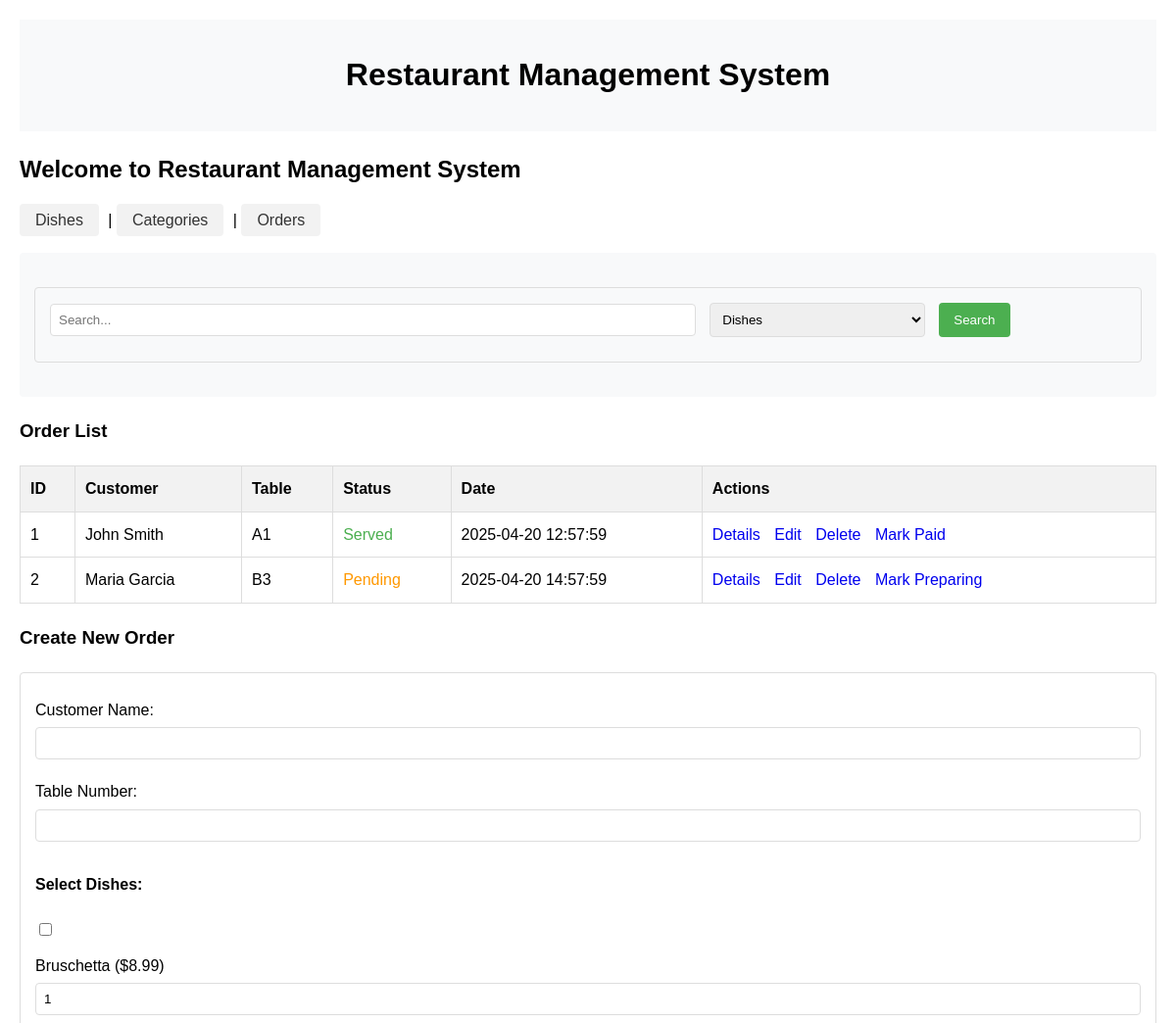
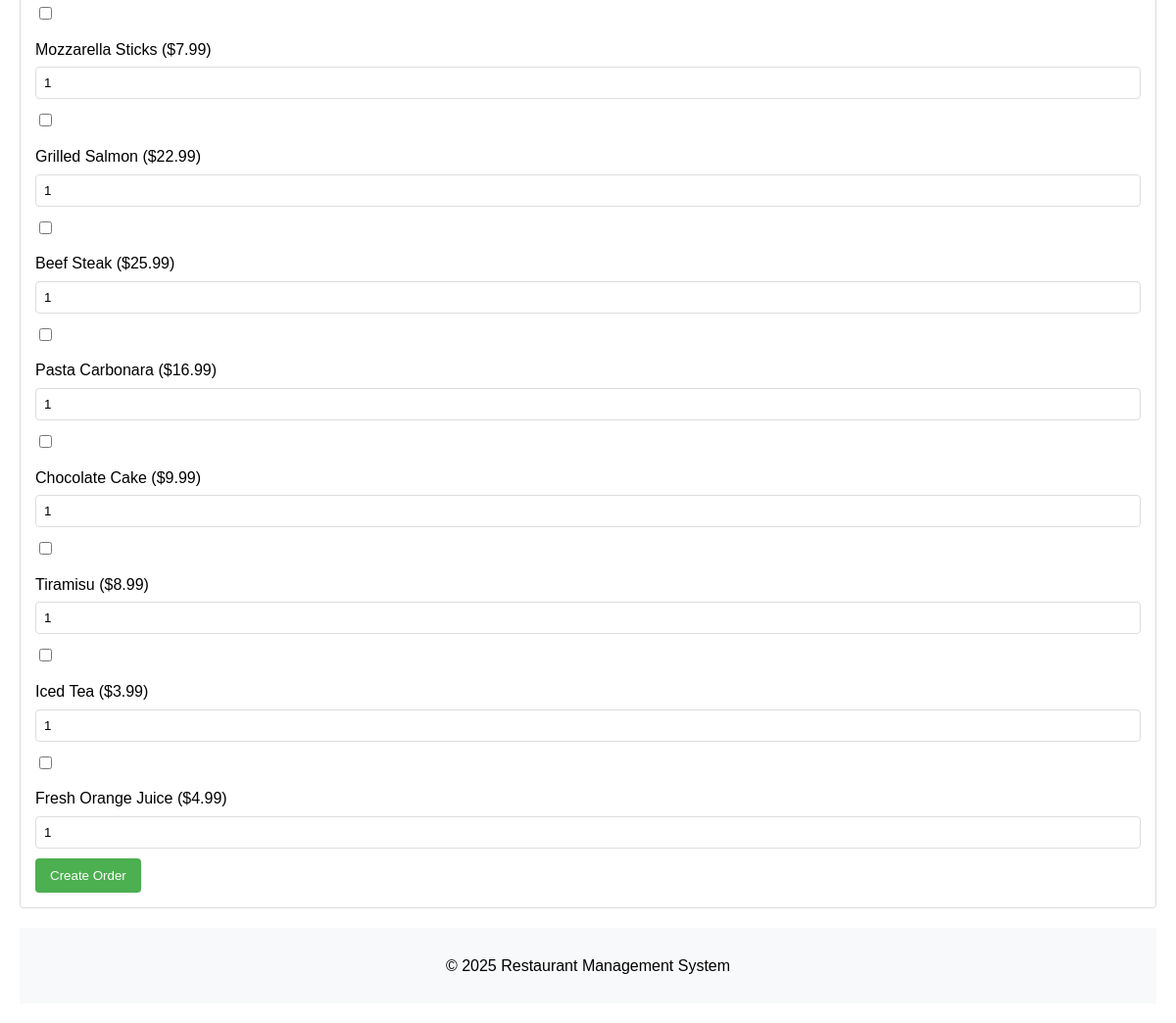
/?page=orders, run on the app's committed database (2 pictures, top to bottom).
### tables this page shows
CREATE TABLE orders (
    id INT AUTO_INCREMENT PRIMARY KEY,
    customer_name VARCHAR(100) NOT NULL,
    table_number VARCHAR(20) NOT NULL,
    status ENUM('pending', 'preparing', 'served', 'paid') DEFAULT 'pending',
    order_date DATETIME NOT NULL
);

CREATE TABLE dishes (
    id INT AUTO_INCREMENT PRIMARY KEY,
    name VARCHAR(100) NOT NULL,
    description TEXT,
    price DECIMAL(10, 2) NOT NULL,
    category_id INT NOT NULL,
    FOREIGN KEY (category_id) REFERENCES categories(id)
);

### config/db.php (called while the page is built, shortened)
<?php
class Database {
    private $host = "localhost";
    private $port = "3307";
    private $username = "root";
    private $password = "";
    private $dbname = "restoran_db";
    public function __construct() {
        try {
            $dsn = "mysql:host={$this->host};port={$this->port};dbname={$this->dbname};charset=utf8";
            $this->conn = new PDO($dsn, $this->username, $this->password);
        } catch (PDOException $e) {
            die("❌ Connection failed in Database.php: " . $e->getMessage());
        }
    }
}
?>

### class/Order.php (called while the page is built, shortened)
<?php
require_once 'config/db.php';
class Order {
    private $db;
    public function __construct() {
        $this->db = (new Database())->conn;
    }
    public function getAllOrders() {
        $stmt = $this->db->query("SELECT * FROM orders");
        return $stmt->fetchAll(PDO::FETCH_ASSOC);
    }
}
?>

### class/Dish.php (called while the page is built, shortened)
<?php
require_once 'config/db.php';
class Dish {
    private $db;
    public function __construct() {
        $this->db = (new Database())->conn;
    }
    public function getAllDishes() {
        $stmt = $this->db->query("SELECT dishes.*, categories.name as category_name
                                 FROM dishes
                                 JOIN categories ON dishes.category_id = categories.id");
        return $stmt->fetchAll(PDO::FETCH_ASSOC);
    }
}
?>

### view/orders.php (the view)
<h3>Order List</h3>
<table border="1">
    <tr>
        <th>ID</th>
        <th>Customer</th>
        <th>Table</th>
        <th>Status</th>
        <th>Date</th>
        <th>Actions</th>
    </tr>
    <?php foreach ($order->getAllOrders() as $o): ?>
    <tr>
        <td><?= $o['id'] ?></td>
        <td><?= $o['customer_name'] ?></td>
        <td><?= $o['table_number'] ?></td>
        <td class="status-<?= $o['status'] ?>"><?= ucfirst($o['status']) ?></td>
        <td><?= $o['order_date'] ?></td>
        <td class="action-links">
            <a href="?page=order_details&id=<?= $o['id'] ?>">Details</a>
            <a href="?page=orders&edit=<?= $o['id'] ?>">Edit</a>
            <a href="?page=orders&delete_order=<?= $o['id'] ?>" onclick="return confirm('Are you sure?')">Delete</a>
            <?php if ($o['status'] == 'pending'): ?>
                <a href="?page=orders&id=<?= $o['id'] ?>&update_status=preparing">Mark Preparing</a>
            <?php elseif ($o['status'] == 'preparing'): ?>
                <a href="?page=orders&id=<?= $o['id'] ?>&update_status=served">Mark Served</a>
            <?php elseif ($o['status'] == 'served'): ?>
                <a href="?page=orders&id=<?= $o['id'] ?>&update_status=paid">Mark Paid</a>
            <?php endif; ?>
        </td>
    </tr>
    <?php endforeach; ?>
</table>
<?php if (isset($_GET['edit'])): ?>
    <?php $editOrder = $order->getOrderById($_GET['edit']); ?>
    <h3>Edit Order</h3>
    <form method="POST">
        <input type="hidden" name="id" value="<?= $editOrder['id'] ?>">
        <label>Customer Name:</label>
        <input type="text" name="customer_name" value="<?= $editOrder['customer_name'] ?>" required>
        <label>Table Number:</label>
        <input type="text" name="table_number" value="<?= $editOrder['table_number'] ?>" required>
        <label>Status:</label>
        <select name="status">
            <option value="pending" <?= $editOrder['status'] == 'pending' ? 'selected' : '' ?>>Pending</option>
            <option value="preparing" <?= $editOrder['status'] == 'preparing' ? 'selected' : '' ?>>Preparing</option>
            <option value="served" <?= $editOrder['status'] == 'served' ? 'selected' : '' ?>>Served</option>
            <option value="paid" <?= $editOrder['status'] == 'paid' ? 'selected' : '' ?>>Paid</option>
        </select>
        <button type="submit" name="update_order">Update Order</button>
    </form>
<?php else: ?>
    <h3>Create New Order</h3>
    <form method="POST">
        <label>Customer Name:</label>
        <input type="text" name="customer_name" required>
        <label>Table Number:</label>
        <input type="text" name="table_number" required>
        <h4>Select Dishes:</h4>
        <div class="order-items">
            <?php foreach ($dish->getAllDishes() as $d): ?>
            <div class="order-item">
                <input type="checkbox" id="dish_<?= $d['id'] ?>" name="dish_id[]" value="<?= $d['id'] ?>">
                <label for="dish_<?= $d['id'] ?>"><?= $d['name'] ?> ($<?= $d['price'] ?>)</label>
                <input type="number" name="quantity[]" min="1" value="1">
            </div>
            <?php endforeach; ?>
        </div>
        <button type="submit" name="add_order">Create Order</button>
    </form>
<?php endif; ?>

### style.css (style rules this page uses)
body { font-family: Arial, sans-serif; margin: 20px; line-height: 1.6; }
table { width: 100%; border-collapse: collapse; margin: 20px 0; }
th, td { padding: 10px; text-align: left; border: 1px solid #ddd; }
th { background-color: #f2f2f2; }
form { margin: 20px 0; padding: 15px; border: 1px solid #ddd; border-radius: 4px; }
label { display: block; margin: 10px 0 5px; }
input[type="text"], input[type="number"], textarea, select { width: 100%; padding: 8px; margin-bottom: 10px; border: 1px solid #ddd; border-radius: 4px; box-sizing: border-box; }
button, input[type="submit"] { background-color: #4caf50; color: white; padding: 10px 15px; border: none; border-radius: 4px; cursor: pointer; }
.action-links a { margin-right: 10px; text-decoration: none; }
.status-pending { color: #ff9800; }
.status-served { color: #4caf50; }

### data on the page
orders: id "1", customer_name "John Smith", table_number "A1", status "Served", order_date "2025-04-20 12:57:59"
orders: id "2", customer_name "Maria Garcia", table_number "B3", status "Pending", order_date "2025-04-20 14:57:59"
dishes: name "Bruschetta", price "8.99"
dishes: name "Mozzarella Sticks", price "7.99"
dishes: name "Grilled Salmon", price "22.99"
dishes: name "Beef Steak", price "25.99"
dishes: name "Pasta Carbonara", price "16.99"
dishes: name "Chocolate Cake", price "9.99"
dishes: name "Tiramisu", price "8.99"
dishes: name "Iced Tea", price "3.99"
dishes: name "Fresh Orange Juice", price "4.99"
